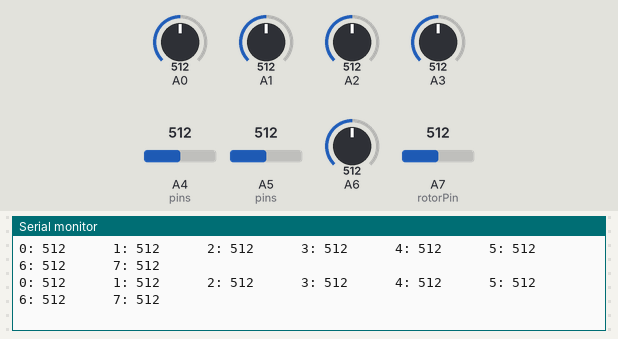
Recording of a sketch running on a simulated Arduino Nano, built with avr-gcc and run on an emulated ATmega328P. Parts: the last lines printed to the serial monitor. The inputs (shaded band) are chosen by the test bench; at power-on: A0 = 512, A1 = 512, A2 = 512, A3 = 512, A4 (pins) = 512, A5 (pins) = 512, A6 = 512, A7 (rotorPin) = 512.

Above: at 1.2 s.
1.3 s: A0 set to 110
At 1.45 s:
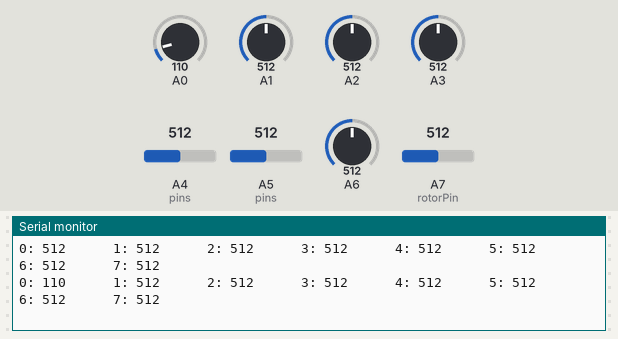
4.3 s: A0 set to 90
At 4.33 s:
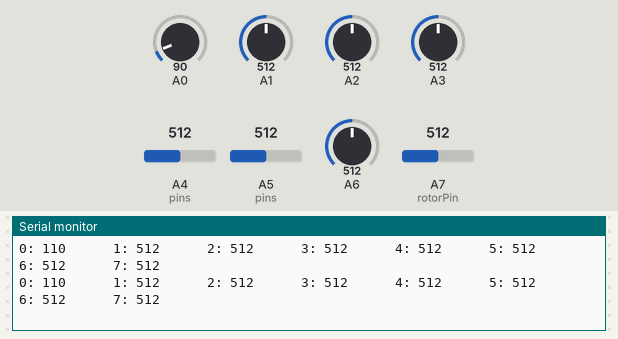
7.3 s: A1 set to 109
At 7.39 s:
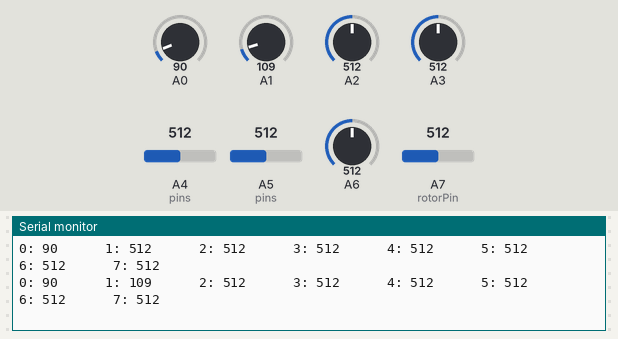
10.3 s: A1 set to 90
At 10.34 s:
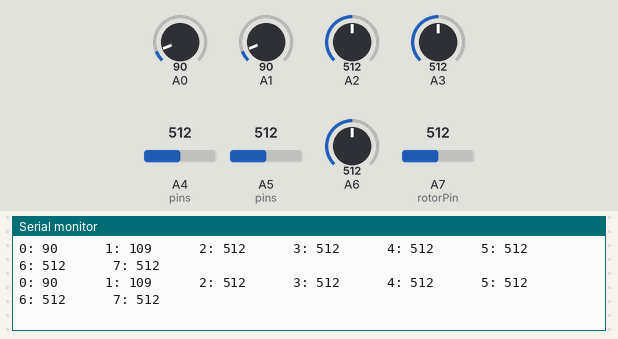
13.3 s: A2 set to 109
At 13.37 s:
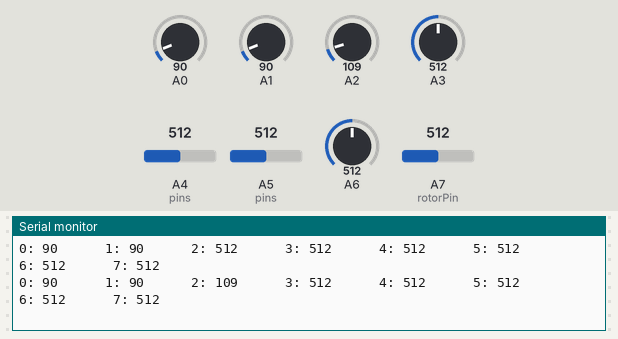
16.3 s: A2 set to 89
At 16.3 s:
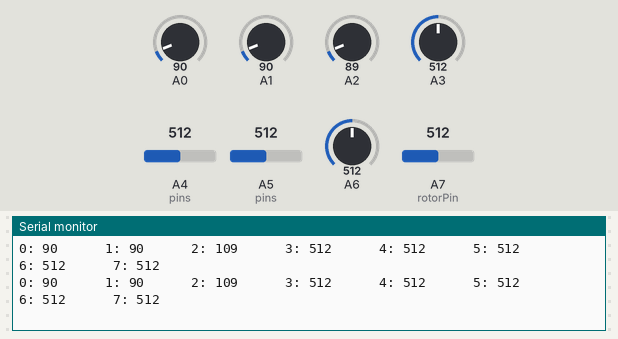
Timing chart, 0 to 19.3 s (numbered marks = the images above; inputs shaded):
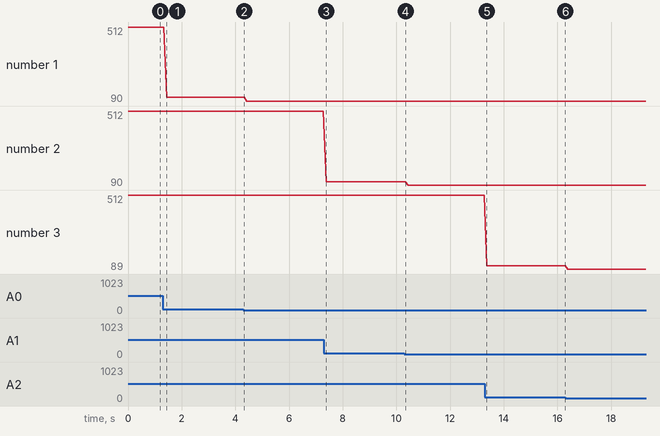

Measured:
- after the input at 1.3 s, the serial monitor: prints a new line after 0.14 s (image 1)
- after the input at 7.3 s, the serial monitor: prints a new line after 0.08 s (image 3)
- after the input at 13.3 s, the serial monitor: prints a new line after 0.07 s (image 5)
- plotted number 1: 512 → 110 after the input at 1.3 s, 110 → 90 after the input at 4.3 s
- plotted number 2: 512 → 109 after the input at 7.3 s
- plotted number 3: 109 → 89 after the input at 16.3 s

The sketch:

sketch_sep29d.ino
```cpp
int pins[5] = {A4, 6, 7, A5, 5};
//order            pins
//  2               6
//1 5 3          A4 5 7
//  4              A5

#define rotorPin A7

#define leftPin pins[0]
#define upPin pins[1]
#define rightPin pins[2]
#define downPin pins[3]
#define okPin pins[4]

void setup() {
  Serial.begin(9600);
}

void loop() {
  for (int i = 0; i < 8; i++) {
    //if(!digitalRead(i))
    Serial.print(i);
    Serial.print(": ");
    Serial.print(analogRead(i));
    Serial.print("      ");
  }
  Serial.println(" ");
  delay(10);
}


/*

01000001 //
01101100 //
01100101 //
01111000 //
01100001 //
01101110 //
01100100
01100101
01110010


41  6C  65  78  61 6E
*/
```
